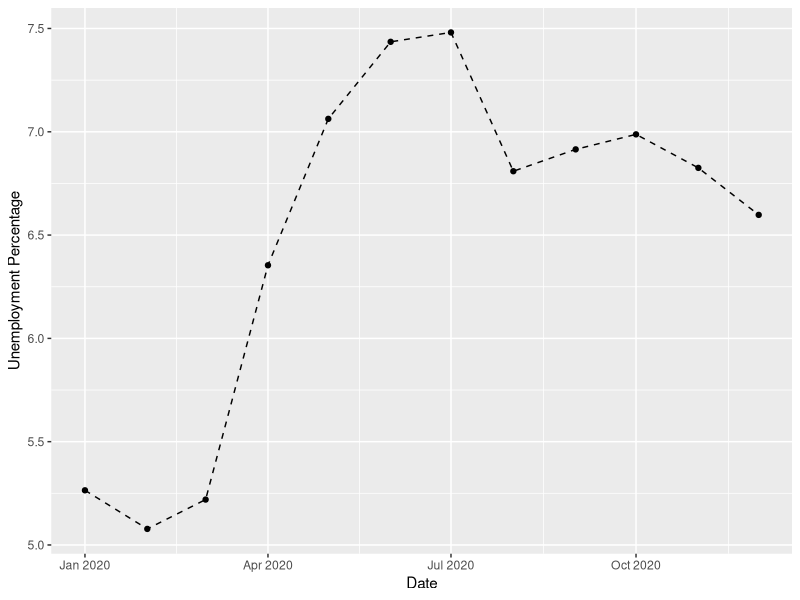
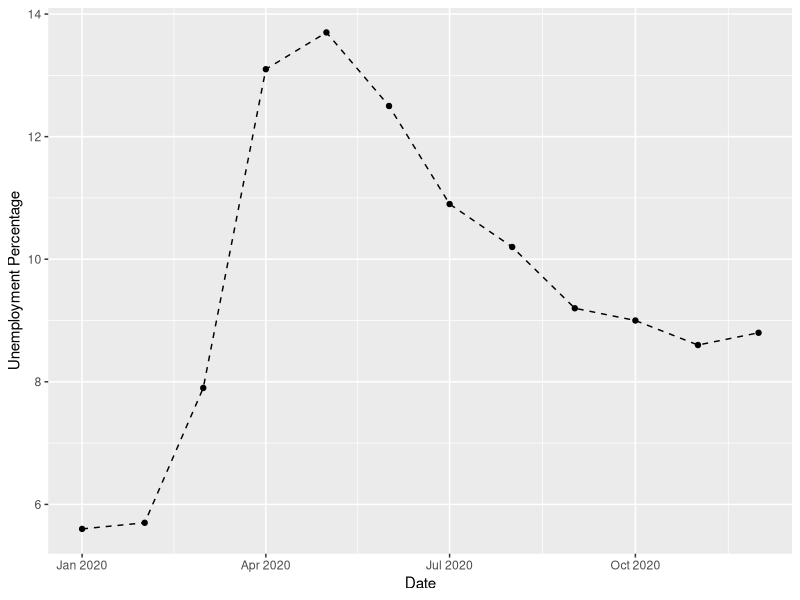
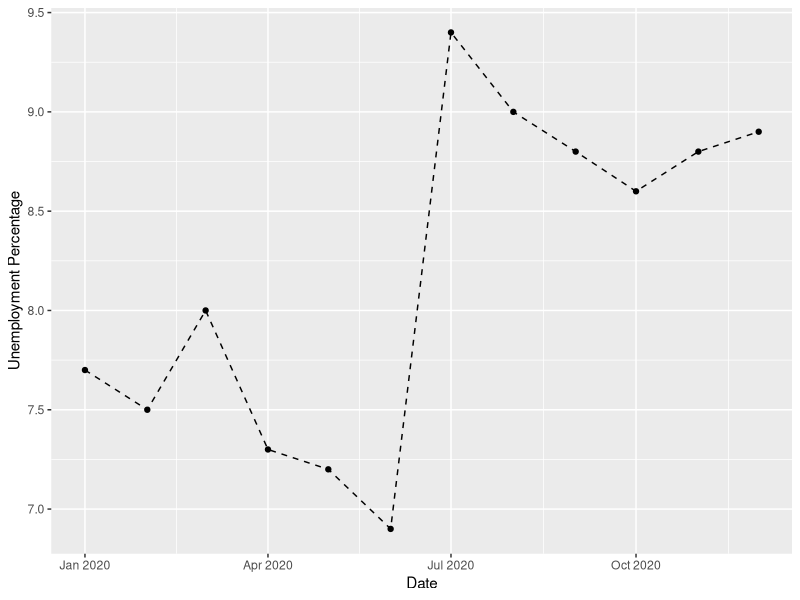
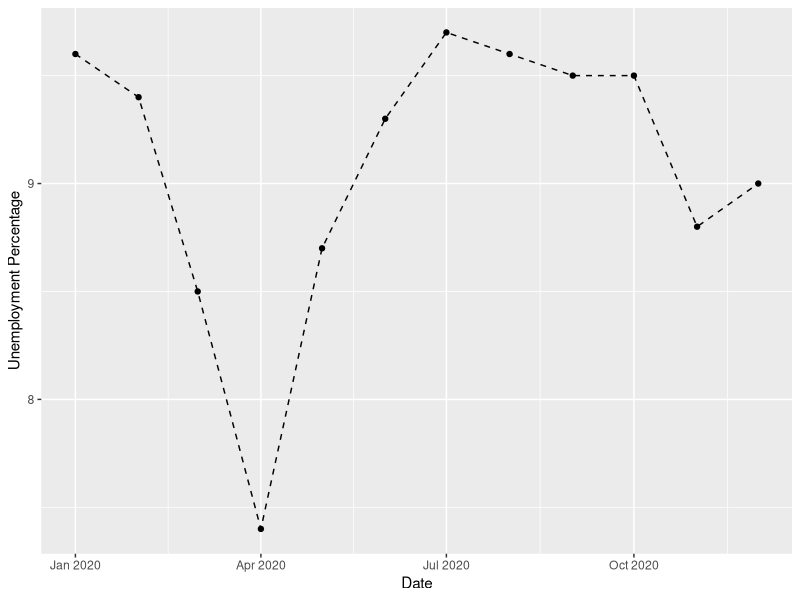
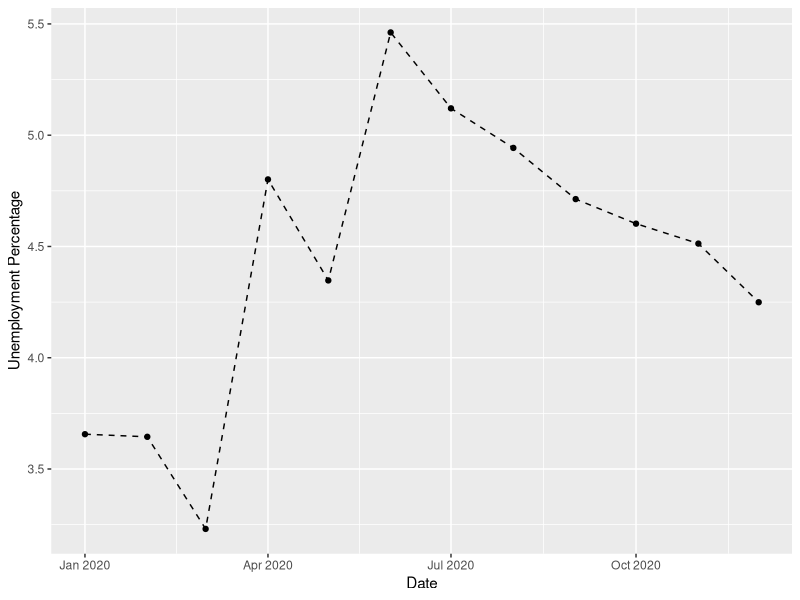
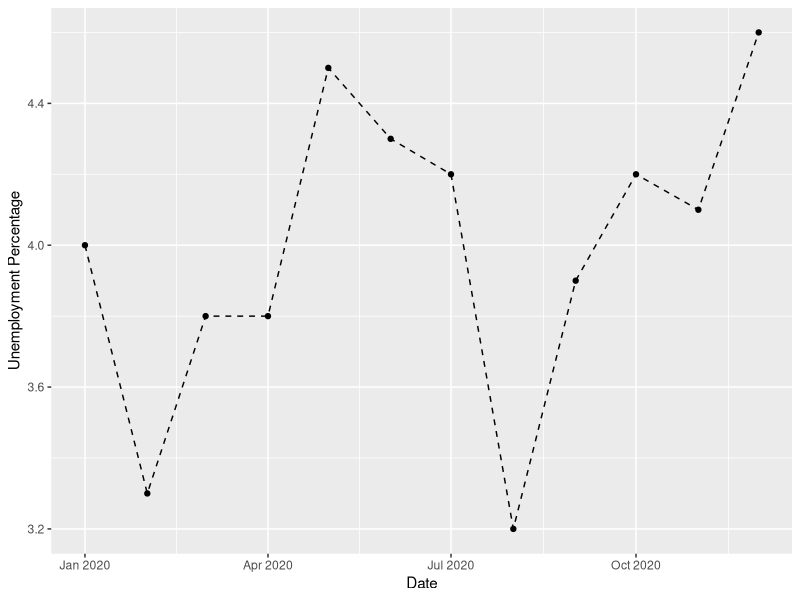
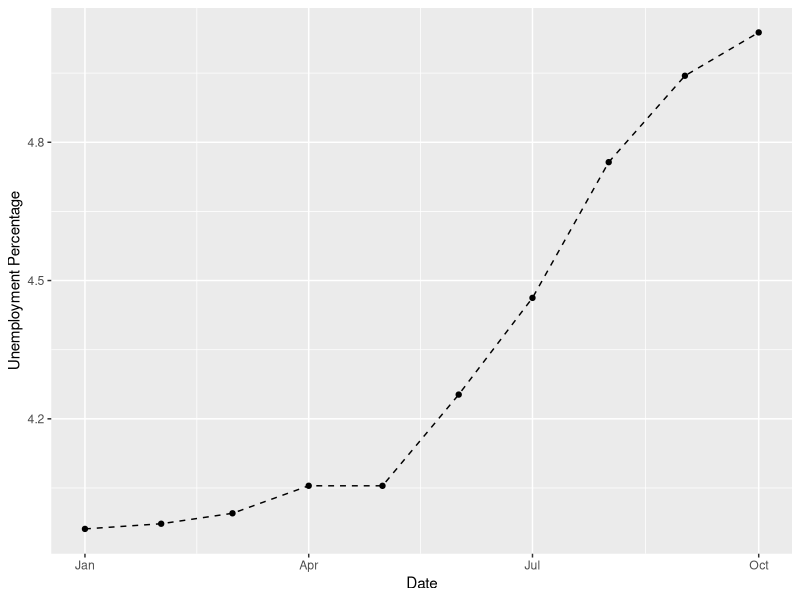
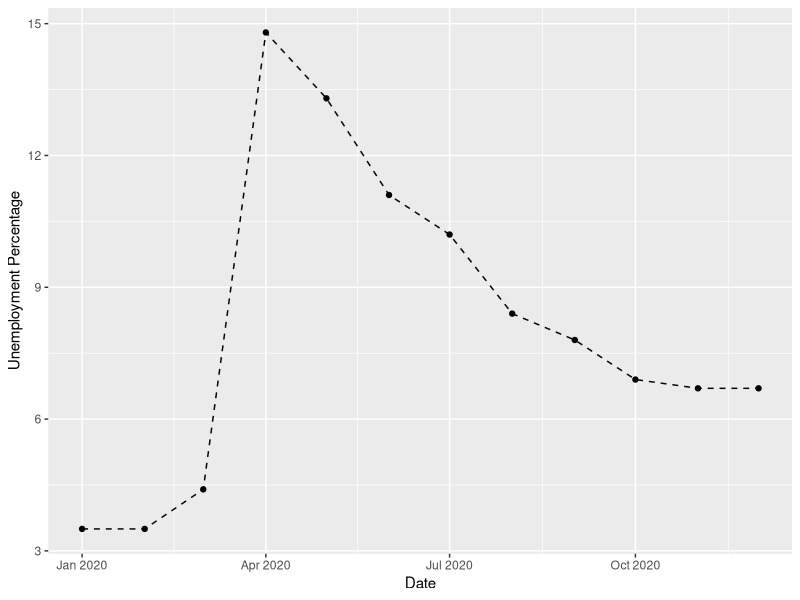

Write the R code that produced these figures, in order.
## ---- chunk 1
knitr::opts_chunk$set(echo = FALSE)
## ---- chunk 2
#Covid data file, Columns broken into (Date, Country, Confirmed, Recovered, Deaths) 
covid.df <- read.csv(file="countries-aggregated_csv.csv")

#Fixing the datasheet regarding unemployment values, only selecting (Country, Date, Percentage of Unemployed)
unemployment_all.df <- read.csv(file="Unemployment Rates_All Persons_2019M1-2020M12.csv")
unemployment.df <- unemployment_all.df[,c(2,4,9,17)]

#Setting Covid date and Unemployment date as a date-type field
library(readr)
covid.df$Date <- as.Date(covid.df$Date)
covid_Monthlytotal.df <- covid.df[covid.df$Date == "2020-01-31" | covid.df$Date == "2020-02-29" | covid.df$Date == "2020-03-31" | covid.df$Date == "2020-04-30" | covid.df$Date == "2020-05-31" | covid.df$Date == "2020-06-30" | covid.df$Date == "2020-07-31" | covid.df$Date == "2020-08-31" | covid.df$Date == "2020-09-30" | covid.df$Date == "2020-10-31" | covid.df$Date == "2020-11-30" | covid.df$Date == "2020-12-31",]

#We need to introduce a day of 01 to match R's date time format of YYYY-MM-DD
unemployment.df$TIME <- as.Date(paste(unemployment.df$TIME,"-01",sep=""))
unemployment_2020.df <- unemployment.df[unemployment.df$TIME >= "2020-01-01" & unemployment.df$TIME <= "2020-12-31",]
unemployment_2020_all.df <- unemployment_2020.df[unemployment_2020.df$Subject == "Unemployment rate (monthly), Total, All persons",]

## ---- chunk 3
library(ggplot2)
library(dplyr)
library(tidyr)
#Checking data for:
#Australia, Canada, France, Italy, Mexico, Korea, United Kingdom, United States
Australia_Unemployment <- subset(unemployment_2020_all.df, Country == "Australia")
Canada_Unemployment <- subset(unemployment_2020_all.df, Country == "Canada")
France_Unemployment <- subset(unemployment_2020_all.df, Country == "France")
Italy_Unemployment <- subset(unemployment_2020_all.df, Country == "Italy")
Mexico_Unemployment <- subset(unemployment_2020_all.df, Country == "Mexico")
Korea_Unemployment <- subset(unemployment_2020_all.df, Country == "Korea")
UnitedKingdom_Unemployment <- subset(unemployment_2020_all.df, Country == "United Kingdom")
UnitedStates_Unemployment <- subset(unemployment_2020_all.df, Country == "United States")


ggplot(data = Australia_Unemployment, aes(x = Australia_Unemployment$TIME, y = Australia_Unemployment$Value)) + xlab("Date") + ylab("Unemployment Percentage") +geom_point() + geom_line(linetype = "dashed")
ggplot(data = Canada_Unemployment, aes(x = Canada_Unemployment$TIME, y = Canada_Unemployment$Value)) + xlab("Date") + ylab("Unemployment Percentage") +geom_point() + geom_line(linetype = "dashed")
ggplot(data = France_Unemployment, aes(x = France_Unemployment$TIME, y = France_Unemployment$Value)) + xlab("Date") + ylab("Unemployment Percentage") +geom_point() + geom_line(linetype = "dashed")
ggplot(data = Italy_Unemployment, aes(x = Italy_Unemployment$TIME, y = Italy_Unemployment$Value)) + xlab("Date") + ylab("Unemployment Percentage") +geom_point() + geom_line(linetype = "dashed")
ggplot(data = Mexico_Unemployment, aes(x = Mexico_Unemployment$TIME, y = Mexico_Unemployment$Value)) + xlab("Date") + ylab("Unemployment Percentage") +geom_point() + geom_line(linetype = "dashed")
ggplot(data = Korea_Unemployment, aes(x = Korea_Unemployment$TIME, y = Korea_Unemployment$Value)) + xlab("Date") + ylab("Unemployment Percentage") +geom_point() + geom_line(linetype = "dashed")
ggplot(data = UnitedKingdom_Unemployment, aes(x = UnitedKingdom_Unemployment$TIME, y = UnitedKingdom_Unemployment$Value)) + xlab("Date") + ylab("Unemployment Percentage") +geom_point() + geom_line(linetype = "dashed")
ggplot(data = UnitedStates_Unemployment, aes(x = UnitedStates_Unemployment$TIME, y = UnitedStates_Unemployment$Value)) + xlab("Date") + ylab("Unemployment Percentage") +geom_point() + geom_line(linetype = "dashed")
